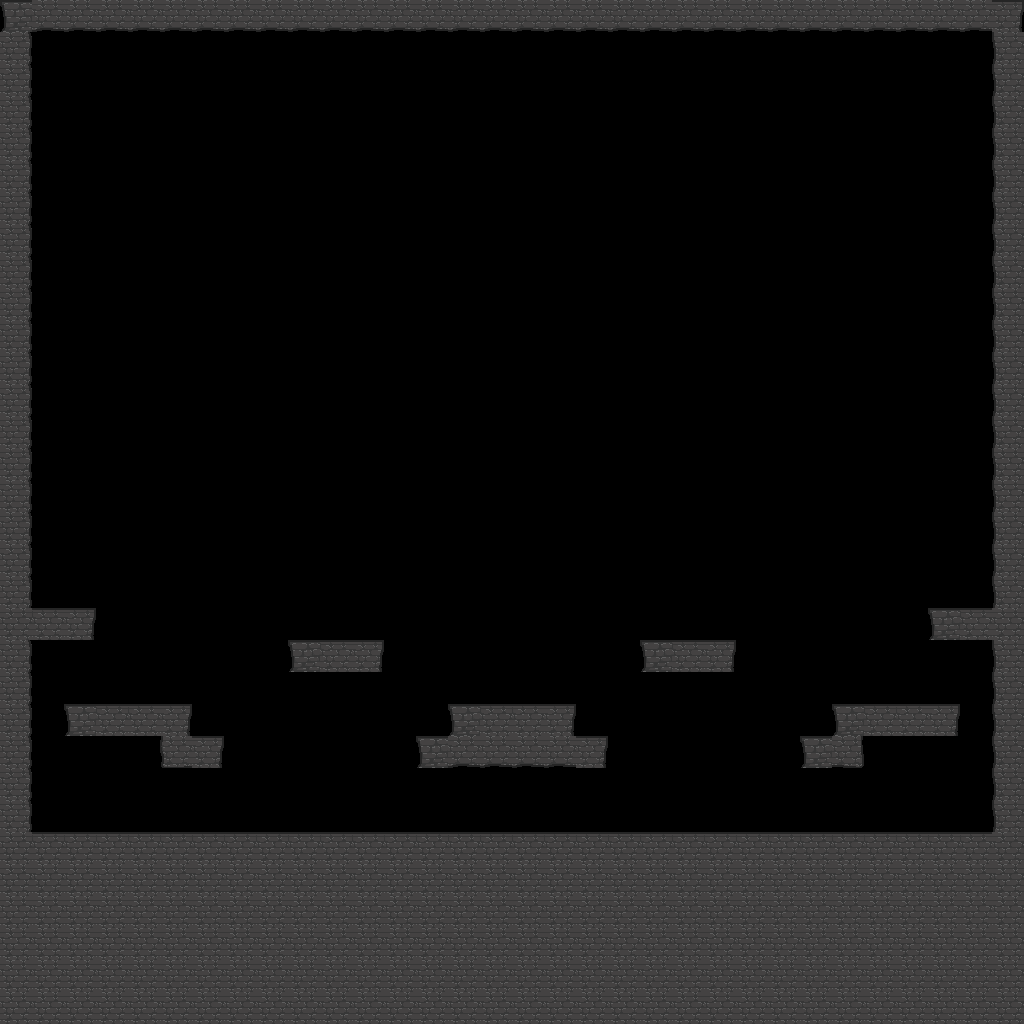

A 2D game scene composited from a Tiled map and its tileset images. What follows is a short description and the map's XML, with every tile layer's data as written:
An orthogonal 32x32 tile map with 32x32 px tiles, 1 tile layer (ground) and 12 objects (Ult, 4, 6, 8, 1, ...).

<map version="1.10" tiledversion="1.11.2" orientation="orthogonal" renderorder="right-down" width="32" height="32" tilewidth="32" tileheight="32" infinite="0" nextlayerid="6" nextobjectid="22">
 <tileset firstgid="1" source="../tilesets/timeweavertileset.tsx" />
 <layer id="1" name="ground" width="32" height="32">
  <data encoding="csv">
1,8,8,8,8,8,8,8,8,8,8,8,8,8,8,8,8,8,8,8,8,8,8,8,8,8,8,8,8,8,8,3,
6,0,0,0,0,0,0,0,0,0,0,0,0,0,0,0,0,0,0,0,0,0,0,0,0,0,0,0,0,0,0,4,
6,0,0,0,0,0,0,0,0,0,0,0,0,0,0,0,0,0,0,0,0,0,0,0,0,0,0,0,0,0,0,4,
6,0,0,0,0,0,0,0,0,0,0,0,0,0,0,0,0,0,0,0,0,0,0,0,0,0,0,0,0,0,0,4,
6,0,0,0,0,0,0,0,0,0,0,0,0,0,0,0,0,0,0,0,0,0,0,0,0,0,0,0,0,0,0,4,
6,0,0,0,0,0,0,0,0,0,0,0,0,0,0,0,0,0,0,0,0,0,0,0,0,0,0,0,0,0,0,4,
6,0,0,0,0,0,0,0,0,0,0,0,0,0,0,0,0,0,0,0,0,0,0,0,0,0,0,0,0,0,0,4,
6,0,0,0,0,0,0,0,0,0,0,0,0,0,0,0,0,0,0,0,0,0,0,0,0,0,0,0,0,0,0,4,
6,0,0,0,0,0,0,0,0,0,0,0,0,0,0,0,0,0,0,0,0,0,0,0,0,0,0,0,0,0,0,4,
6,0,0,0,0,0,0,0,0,0,0,0,0,0,0,0,0,0,0,0,0,0,0,0,0,0,0,0,0,0,0,4,
6,0,0,0,0,0,0,0,0,0,0,0,0,0,0,0,0,0,0,0,0,0,0,0,0,0,0,0,0,0,0,4,
6,0,0,0,0,0,0,0,0,0,0,0,0,0,0,0,0,0,0,0,0,0,0,0,0,0,0,0,0,0,0,4,
6,0,0,0,0,0,0,0,0,0,0,0,0,0,0,0,0,0,0,0,0,0,0,0,0,0,0,0,0,0,0,4,
6,0,0,0,0,0,0,0,0,0,0,0,0,0,0,0,0,0,0,0,0,0,0,0,0,0,0,0,0,0,0,4,
6,0,0,0,0,0,0,0,0,0,0,0,0,0,0,0,0,0,0,0,0,0,0,0,0,0,0,0,0,0,0,4,
6,0,0,0,0,0,0,0,0,0,0,0,0,0,0,0,0,0,0,0,0,0,0,0,0,0,0,0,0,0,0,4,
6,0,0,0,0,0,0,0,0,0,0,0,0,0,0,0,0,0,0,0,0,0,0,0,0,0,0,0,0,0,0,4,
6,0,0,0,0,0,0,0,0,0,0,0,0,0,0,0,0,0,0,0,0,0,0,0,0,0,0,0,0,0,0,4,
6,0,0,0,0,0,0,0,0,0,0,0,0,0,0,0,0,0,0,0,0,0,0,0,0,0,0,0,0,0,0,4,
5,2,3,0,0,0,0,0,0,0,0,0,0,0,0,0,0,0,0,0,0,0,0,0,0,0,0,0,0,1,2,5,
6,0,0,0,0,0,0,0,0,1,2,3,0,0,0,0,0,0,0,0,1,2,3,0,0,0,0,0,0,0,0,4,
6,0,0,0,0,0,0,0,0,0,0,0,0,0,0,0,0,0,0,0,0,0,0,0,0,0,0,0,0,0,0,4,
6,0,1,2,2,3,0,0,0,0,0,0,0,0,1,2,2,3,0,0,0,0,0,0,0,0,1,2,2,3,0,4,
6,0,0,0,0,7,3,0,0,0,0,0,0,1,8,8,8,8,3,0,0,0,0,0,0,1,9,0,0,0,0,4,
6,0,0,0,0,0,0,0,0,0,0,0,0,0,0,0,0,0,0,0,0,0,0,0,0,0,0,0,0,0,0,4,
6,0,0,0,0,0,0,0,0,0,0,0,0,0,0,0,0,0,0,0,0,0,0,0,0,0,0,0,0,0,0,4,
5,2,2,2,2,2,2,2,2,2,2,2,2,2,2,2,2,2,2,2,2,2,2,2,2,2,2,2,2,2,2,5,
5,5,5,5,5,5,5,5,5,5,5,5,5,5,5,5,5,5,5,5,5,5,5,5,5,5,5,5,5,5,5,5,
5,5,5,5,5,5,5,5,5,5,5,5,5,5,5,5,5,5,5,5,5,5,5,5,5,5,5,5,5,5,5,5,
5,5,5,5,5,5,5,5,5,5,5,5,5,5,5,5,5,5,5,5,5,5,5,5,5,5,5,5,5,5,5,5,
5,5,5,5,5,5,5,5,5,5,5,5,5,5,5,5,5,5,5,5,5,5,5,5,5,5,5,5,5,5,5,5,
5,5,5,5,5,5,5,5,5,5,5,5,5,5,5,5,5,5,5,5,5,5,5,5,5,5,5,5,5,5,5,5
</data>
 </layer>
 <objectgroup id="5" name="zones" />
 <objectgroup id="2" name="entities">
  <object id="1" name="Ult" x="512" y="512">
   <point />
  </object>
  <object id="2" name="4" x="320" y="608">
   <point />
  </object>
  <object id="3" name="6" x="704" y="608">
   <point />
  </object>
  <object id="4" name="8" x="960" y="576">
   <point />
  </object>
  <object id="5" name="1" x="64" y="576">
   <point />
  </object>
  <object id="6" name="2" x="128" y="672">
   <point />
  </object>
  <object id="7" name="7" x="896" y="672">
   <point />
  </object>
  <object id="8" name="5" x="512" y="672">
   <point />
  </object>
  <object id="9" name="Noliictu" x="512" y="800">
   <point />
  </object>
  <object id="10" name="3" x="192" y="800">
   <point />
  </object>
  <object id="11" name="9" x="832" y="800">
   <point />
  </object>
  <object id="15" name="Player" x="96" y="800">
   <point />
  </object>
 </objectgroup>
 <objectgroup id="3" name="pits" />
 <objectgroup id="5" name="zones" />
</map>
